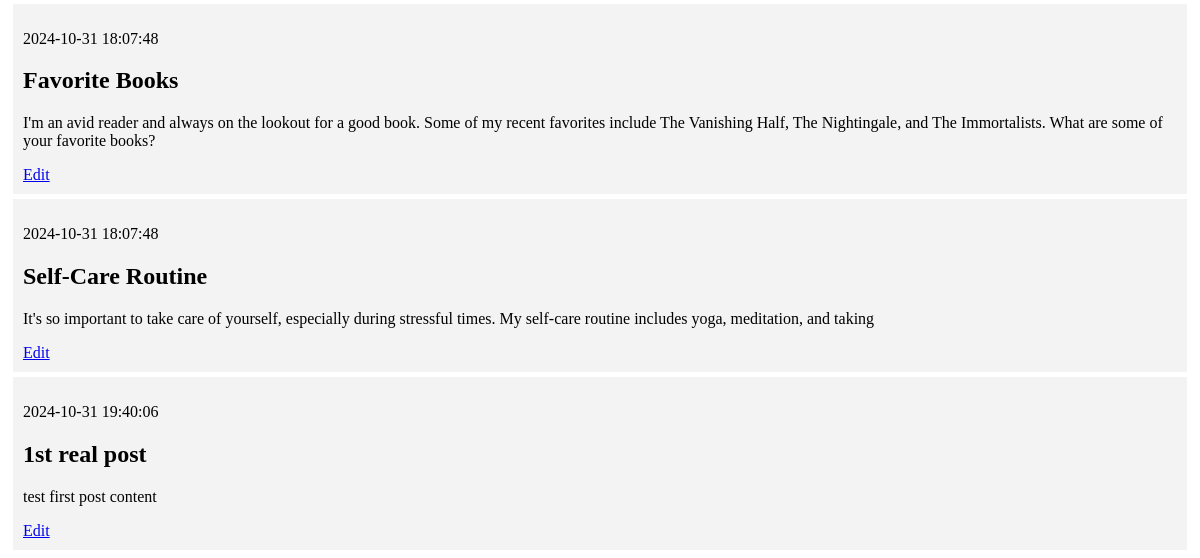
Before: / (lower part) with the older database file.
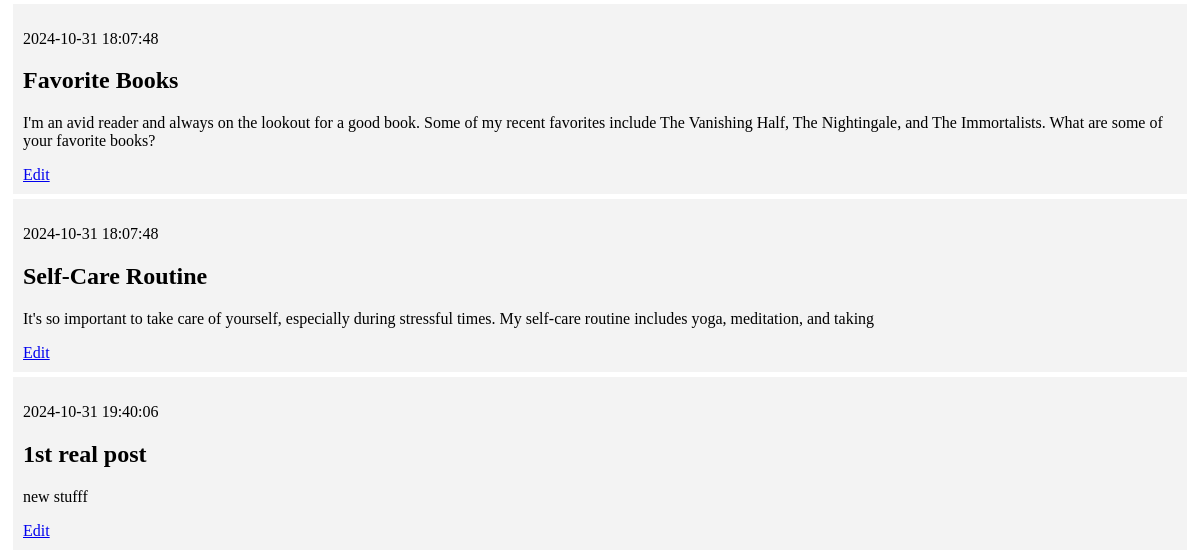
After: the same page with the newer database file.
### tables this page shows
CREATE TABLE posts (
    id INTEGER PRIMARY KEY AUTOINCREMENT,
    created TIMESTAMP NOT NULL DEFAULT CURRENT_TIMESTAMP,
    title TEXT NOT NULL,
    content TEXT NOT NULL
);

### app.py (the view)
@app.route('/')
def index():
    conn = get_db_connection()
    posts = conn.execute('SELECT * FROM posts').fetchall()
    conn.close()
    return render_template('index.html', posts=posts)

### app.py (called while the page is built)
def get_db_connection():
    conn = sqlite3.connect('database.db')
    conn.row_factory = sqlite3.Row
    return conn

### templates/index.html (shortened to what this page needs)
{% extends 'base.html' %}
{% block content %}
    {% for post in posts %}
        <div class='post'>
            <p>{{ post['created'] }}</p>
            <h2>{{ post['title'] }}</h2>
            <p>{{ post['content'] }}</p>
            <a href="{{ url_for('edit', id=post['id']) }}">Edit</a>
        </div>
    {% endfor %}
{% endblock %}

Changed rows visible on the page:
changed posts "1st real post": content "test first post content" → "new stufff"
